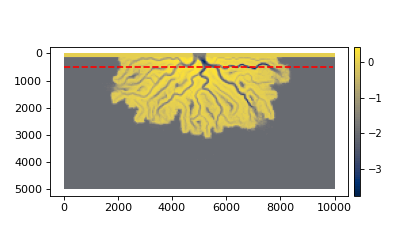

Reproduce this figure in Python.
rcm8cube = dm.sample_data.rcm8()
rcm8cube.register_section('demo', dm.section.StrikeSection(y=10))


fig, ax = plt.subplots(figsize=(5, 3))
rcm8cube.show_plan('eta', t=-1, ax=ax, ticks=True)
ax.plot(rcm8cube.sections['demo'].trace[:, 0],
        rcm8cube.sections['demo'].trace[:, 1], 'r--')
